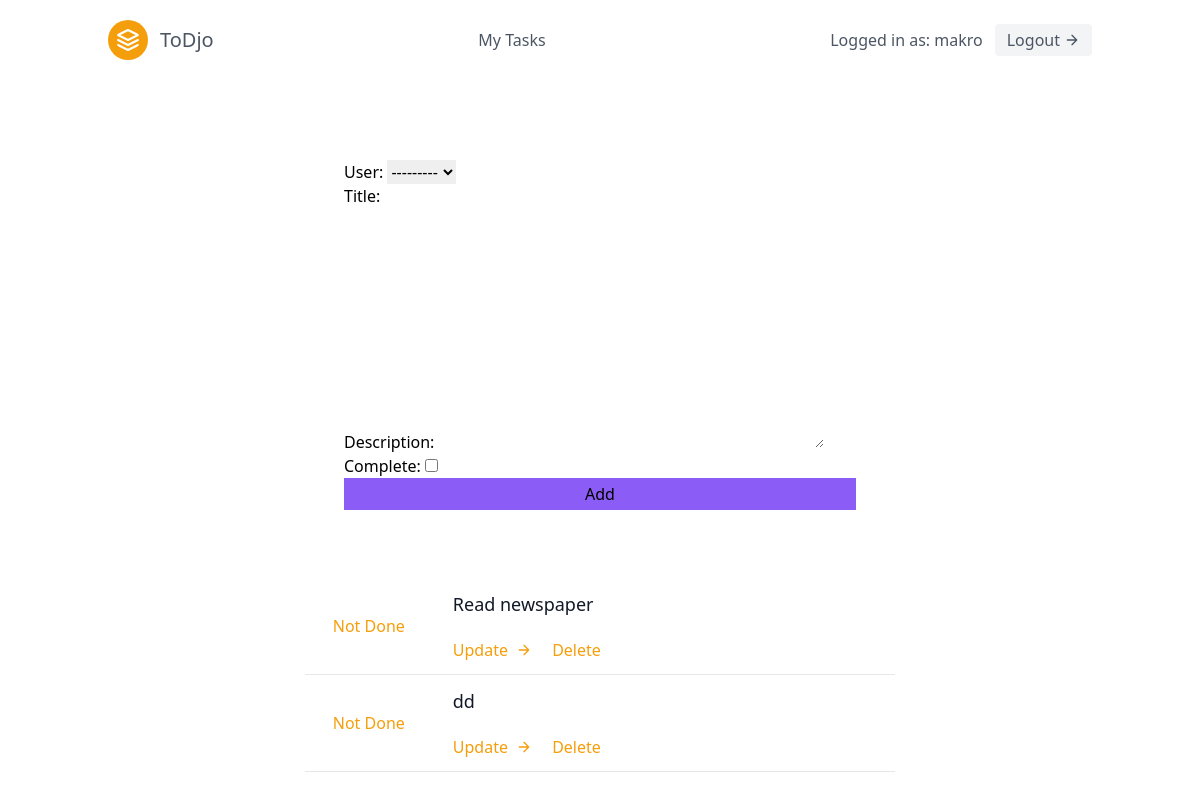
/tasks/ (signed in), run on an earlier commit of the app's database.
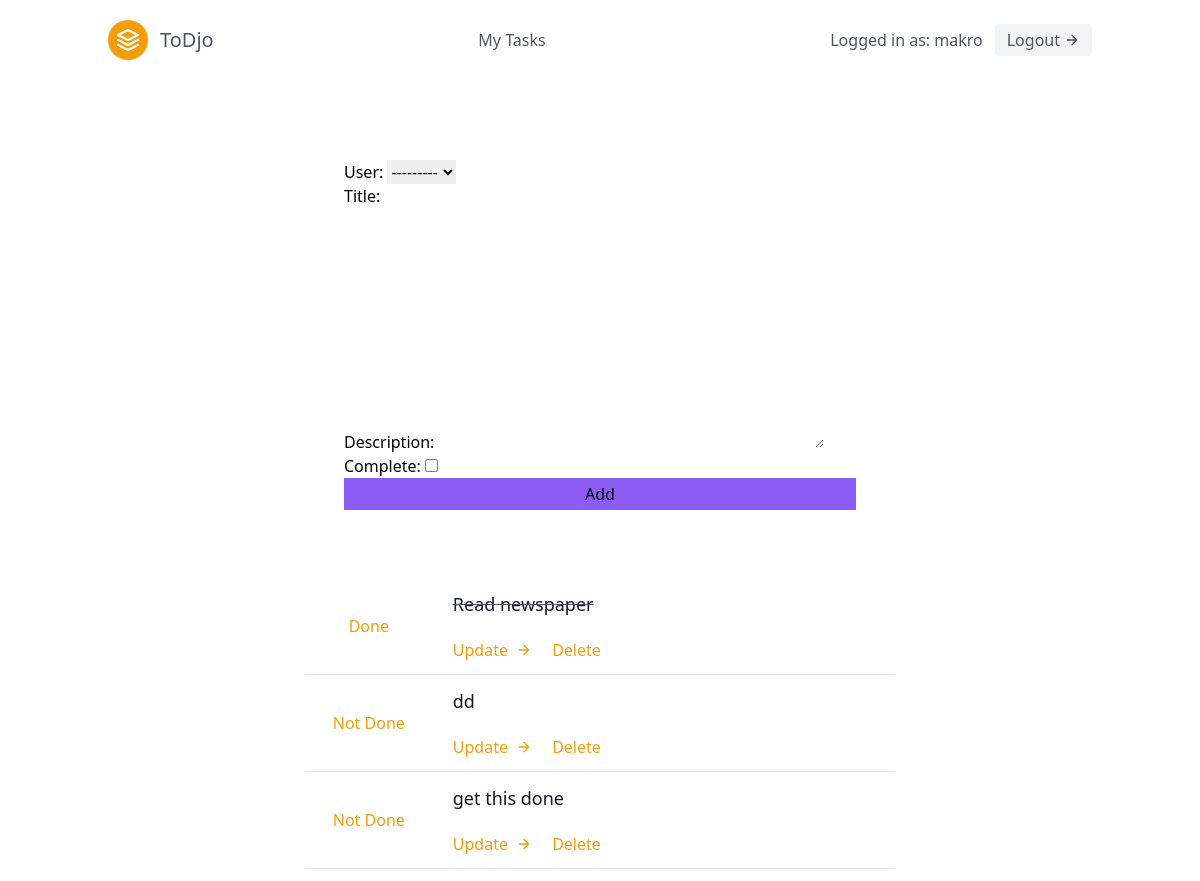
And on a later commit of the database.
### tasks/models.py (models this page shows)
class Task(models.Model):
    user = models.ForeignKey(User, on_delete=models.CASCADE)
    title = models.CharField(max_length=200)
    description = models.TextField(null=True, blank=True)
    complete = models.BooleanField(default=False)
    created = models.DateTimeField(auto_now_add=True)
    def __str__(self) -> str:
        return self.title

### tasks/views.py (the view)
# urls.py: path('', views.index, name='task-list'),
def index(request):
    if not request.user.is_authenticated:
        return redirect('/login')
    tasks = Task.objects.all()
    form = TaskForm()
    if request.method == 'POST':
        form = TaskForm(request.POST)
        if form.is_valid():
            form.save()
        return redirect('.')
    context = {
        'tasks': tasks,
        'form': form,
    }
    return render(request, 'tasks/list.html', context)

### tasks/forms.py
class TaskForm(forms.ModelForm):
    class Meta:
        model = Task
        fields = '__all__'

### tasks/templates/tasks/list.html (shortened to what this page needs)
{% extends "base.html" %}
{% load tailwind_filters %}
{% block content %}
<div class="max-w-lg mx-auto py-20">
    <form method="POST" action=".">
        {{form|crispy}}
        <button type="submit" class="w-full bg-purple-500 hover:bg-purple-600 px-3 py-1">Add</button>
    </form>
</div>
<section class="text-gray-600 body-font">
    <div class="container px-5  mx-auto">
        {% for task in tasks %}
            <div class="flex items-center lg:w-3/5 mx-auto border-b pb-3 mb-3 border-gray-200 sm:flex-row flex-col">
                <div class="sm:w-32 w-20  inline-flex items-center justify-center text-yellow-500 flex-shrink-0">
                    {% if task.complete %}
                        Done
                    {% else %}
                        Not Done
                    {% endif %}
                </div>
                <div class="flex-grow sm:text-left text-center ml-5 mt-6 sm:mt-0">
                    {% if task.complete %}
                        <strike><h2 class="text-gray-900 text-lg title-font font-medium mb-2">{{ task }}</h2></strike>
                    {% else %}
                        <h2 class="text-gray-900 text-lg title-font font-medium mb-2">{{ task }}</h2>
                    {% endif %}
                    <a href="{% url 'tasks:task-detail' task.pk %}" class="mt-3 text-yellow-500 inline-flex items-center">
                        Update
                        <svg fill="none" stroke="currentColor" stroke-linecap="round" stroke-linejoin="round" stroke-width="2" class="w-4 h-4 ml-2" viewBox="0 0 24 24">
                        <path d="M5 12h14M12 5l7 7-7 7"></path>
                        </svg>
                    </a>
                    <a href="{% url 'tasks:task-delete' task.pk %}" class="mt-3 ml-4 text-yellow-500 inline-flex items-center">
                        Delete
                    </a>
                </div>
            </div>
        {% endfor %}
    </div>
  </section>
{% endblock content %}

What changed in the data, as far as the page shows it:
changed Task "Read newspaper": complete "Not Done" → "Done"
added Task: complete "Not Done", title "get this done"
